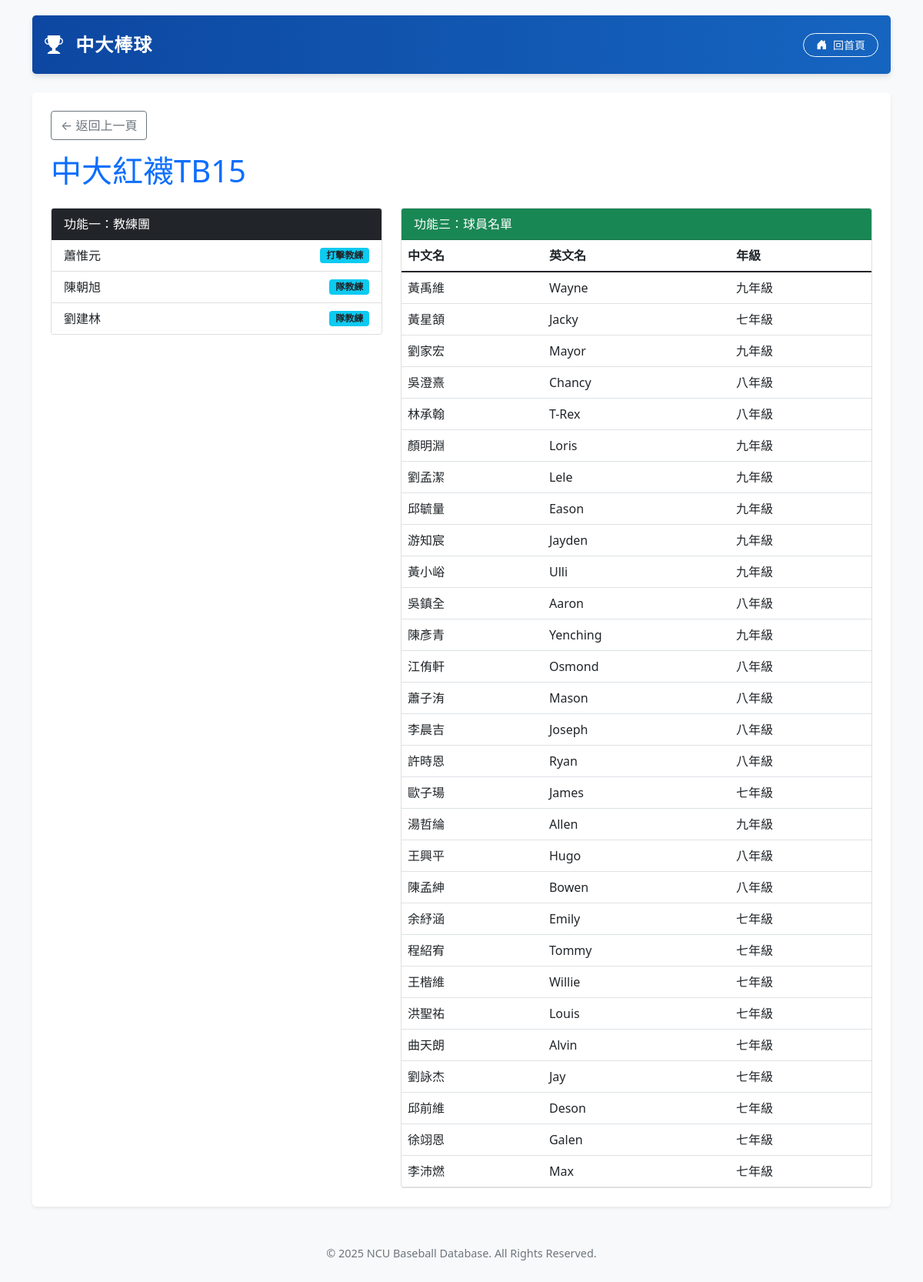
Page /team/2025TB15 on the committed database.
### tables this page shows
CREATE TABLE TEAM (
        team_id TEXT PRIMARY KEY,
        year INTEGER,
        level TEXT,
        team_code TEXT,
        team_name TEXT,
        timeslot TEXT,
        place TEXT,
        timeslot_night TEXT,
        place_night TEXT,
        timeslot_rain TEXT,
        place_rain TEXT
    );

CREATE TABLE TEAM_PARENT (
        family_id TEXT,
        code TEXT,
        team_id TEXT,
        in_role TEXT,
        PRIMARY KEY (family_id, code, team_id, in_role),
        FOREIGN KEY (family_id, code) REFERENCES PARENT (family_id, code),
        FOREIGN KEY (team_id) REFERENCES TEAM (team_id)
    );

CREATE TABLE PARENT (
        family_id TEXT,
        code TEXT,
        parent_name TEXT,
        nick_name TEXT,
        phone TEXT,
        email TEXT,
        PRIMARY KEY (family_id, code)
    );

CREATE TABLE PLAYER (
        family_id TEXT,
        serial_number TEXT,
        year INTEGER,
        chinese_name TEXT,
        english_name TEXT,
        grade TEXT,
        school_name TEXT,
        jersey_number TEXT,
        sibling TEXT,
        team_id TEXT,
        PRIMARY KEY (family_id, serial_number, year),
        FOREIGN KEY (team_id) REFERENCES TEAM (team_id)
    );

### main.py (the view)
@app.route('/team/<team_id>', methods=['GET'])
def team_detail(team_id):
    team_id = team_id.strip()
    coaches_result = db_util.query_team_coaches(team_id)
    players_result = db_util.query_team_players(team_id)
    team_name = team_id
    if coaches_result:
        team_name = coaches_result['team_name']
    elif players_result:
        team_name = players_result['team_name']
    return render_template(
        'team_detail.html',
        team_name=team_name,
        coaches=coaches_result['coaches'] if coaches_result else [],
        players=players_result['players'] if players_result else []
    )

### db_util.py (called while the page is built)
def get_db_connection():
    conn = sqlite3.connect(DB_NAME)
    conn.row_factory = sqlite3.Row
    return conn

def query_team_coaches(team_id):
    conn = get_db_connection()
    cursor = conn.cursor()
    query = '''
    SELECT
        T.team_name,
        P.parent_name,
        TP.in_role
    FROM TEAM T
    JOIN TEAM_PARENT TP ON T.team_id = TP.team_id
    JOIN PARENT P ON TP.family_id = P.family_id AND TP.code = P.code
    WHERE T.team_id = ?
      AND TP.in_role IN ('隊教練', '打擊教練', '助理教練')
    '''
    cursor.execute(query, (team_id,))
    rows = cursor.fetchall()
    conn.close()
    if not rows:
        return None
    result = {
        'team_name': rows[0]['team_name'] or team_id,
        'coaches': []
    }
    for row in rows:
        result['coaches'].append({
            'name': row['parent_name'],
            'role': row['in_role']
        })
    return result

def query_team_players(team_id):
    conn = get_db_connection()
    cursor = conn.cursor()
    query = '''
    SELECT
        T.team_name,
        PL.chinese_name,
        PL.english_name,
        PL.grade
    FROM TEAM T
    JOIN PLAYER PL ON T.team_id = PL.team_id
    WHERE T.team_id = ?
    '''
    cursor.execute(query, (team_id,))
    rows = cursor.fetchall()
    conn.close()
    if not rows:
        return None
    result = {
        'team_name': rows[0]['team_name'] or team_id,
        'players': []
    }
    for row in rows:
        result['players'].append({
            'chinese_name': row['chinese_name'],
            'english_name': row['english_name'],
            'grade': row['grade']
        })
    return result

### templates/team_detail.html
{% extends "layout.html" %}
{% block content %}
<a href="javascript:history.back()" class="btn btn-outline-secondary mb-3">← 返回上一頁</a>
<h1 class="mb-4 text-primary">{{ team_name }}</h1>
<div class="row">
    <div class="col-md-5">
        <div class="card">
            <div class="card-header bg-dark text-white">功能一：教練團</div>
            <ul class="list-group list-group-flush">
                {% for coach in coaches %}
                <li class="list-group-item d-flex justify-content-between align-items-center">
                    {{ coach.name }}
                    <span class="badge bg-info text-dark">{{ coach.role }}</span>
                </li>
                {% else %}
                <li class="list-group-item">無教練資料</li>
                {% endfor %}
            </ul>
        </div>
    </div>
    <div class="col-md-7">
        <div class="card">
            <div class="card-header bg-success text-white">功能三：球員名單</div>
            <table class="table table-hover mb-0">
                <thead>
                    <tr>
                        <th>中文名</th>
                        <th>英文名</th>
                        <th>年級</th>
                    </tr>
                </thead>
                <tbody>
                    {% for player in players %}
                    <tr>
                        <td>{{ player.chinese_name }}</td>
                        <td>{{ player.english_name }}</td>
                        <td>{{ player.grade }}</td>
                    </tr>
                    {% else %}
                    <tr><td colspan="3">無球員資料</td></tr>
                    {% endfor %}
                </tbody>
            </table>
        </div>
    </div>
</div>
{% endblock %}

### templates/layout.html (shortened to what this page needs)
<!DOCTYPE html>
<html lang="zh-TW">
<head>
    <link href="https://cdn.jsdelivr.net/npm/bootstrap@5.1.3/dist/css/bootstrap.min.css" rel="stylesheet">
    <link rel="stylesheet" href="https://cdn.jsdelivr.net/npm/bootstrap-icons@1.8.1/font/bootstrap-icons.css">
</head>
<body class="container">
    <nav class="navbar navbar-expand-lg navbar-custom navbar-dark mb-4 rounded-3 px-3 d-flex justify-content-between align-items-center">
        <a class="navbar-brand" href="/">
            <i class="bi bi-trophy-fill me-2"></i>
            中大棒球
        </a>
        <div>
            <a href="/" class="btn btn-outline-light btn-sm rounded-pill px-3">
                <i class="bi bi-house-door-fill me-1"></i> 回首頁
            </a>
        </div>
    </nav>
    <div class="bg-white p-4 rounded-3 shadow-sm" style="min-height: 500px;">
        {% block content %}{% endblock %}
    </div>
    <div class="footer-text">
        <p>&copy; 2025 NCU Baseball Database. All Rights Reserved.</p>
    </div>
</body>
</html>

### templates/layout.html (style rules this page uses)
body { padding-top: 20px; padding-bottom: 40px; background-color: #f8f9fa; }
.navbar-custom { background: linear-gradient(90deg, #0d47a1 0%, #1565c0 100%); box-shadow: 0 4px 6px rgba(0,0,0,0.1); padding: 15px 0; }
.navbar-brand { color: white !important; font-weight: bold; font-size: 1.5rem; letter-spacing: 1px; }
.footer-text { text-align: center; margin-top: 50px; color: #6c757d; font-size: 0.9rem; }

### rows in the picture
TEAM: team_name "中大紅襪TB15"
TEAM_PARENT: name "蕭惟元", role "打擊教練"
TEAM_PARENT: name "陳朝旭", role "隊教練"
TEAM_PARENT: name "劉建林", role "隊教練"
PLAYER: chinese_name "黃禹維", english_name "Wayne", grade "九年級"
PLAYER: chinese_name "黃星頷", english_name "Jacky", grade "七年級"
PLAYER: chinese_name "劉家宏", english_name "Mayor", grade "九年級"
PLAYER: chinese_name "吳澄熹", english_name "Chancy", grade "八年級"
PLAYER: chinese_name "林承翰", english_name "T-Rex", grade "八年級"
PLAYER: chinese_name "顏明淵", english_name "Loris", grade "九年級"
PLAYER: chinese_name "劉孟潔", english_name "Lele", grade "九年級"
PLAYER: chinese_name "邱毓量", english_name "Eason", grade "九年級"
PLAYER: chinese_name "游知宸", english_name "Jayden", grade "九年級"
PLAYER: chinese_name "黃小峪", english_name "Ulli", grade "九年級"
PLAYER: chinese_name "吳鎮全", english_name "Aaron", grade "八年級"
PLAYER: chinese_name "陳彥青", english_name "Yenching", grade "九年級"
PLAYER: chinese_name "江侑軒", english_name "Osmond", grade "八年級"
PLAYER: chinese_name "蕭子洧", english_name "Mason", grade "八年級"
PLAYER: chinese_name "李晨吉", english_name "Joseph", grade "八年級"
PLAYER: chinese_name "許時恩", english_name "Ryan", grade "八年級"
PLAYER: chinese_name "歐子瑒", english_name "James", grade "七年級"
PLAYER: chinese_name "湯哲綸", english_name "Allen", grade "九年級"
PLAYER: chinese_name "王興平", english_name "Hugo", grade "八年級"
PLAYER: chinese_name "陳孟紳", english_name "Bowen", grade "八年級"
PLAYER: chinese_name "余紓涵", english_name "Emily", grade "七年級"
PLAYER: chinese_name "程紹宥", english_name "Tommy", grade "七年級"
PLAYER: chinese_name "王楷維", english_name "Willie", grade "七年級"
PLAYER: chinese_name "洪聖祐", english_name "Louis", grade "七年級"
PLAYER: chinese_name "曲天朗", english_name "Alvin", grade "七年級"
PLAYER: chinese_name "劉詠杰", english_name "Jay", grade "七年級"
PLAYER: chinese_name "邱前維", english_name "Deson", grade "七年級"
PLAYER: chinese_name "徐翊恩", english_name "Galen", grade "七年級"
PLAYER: chinese_name "李沛燃", english_name "Max", grade "七年級"
